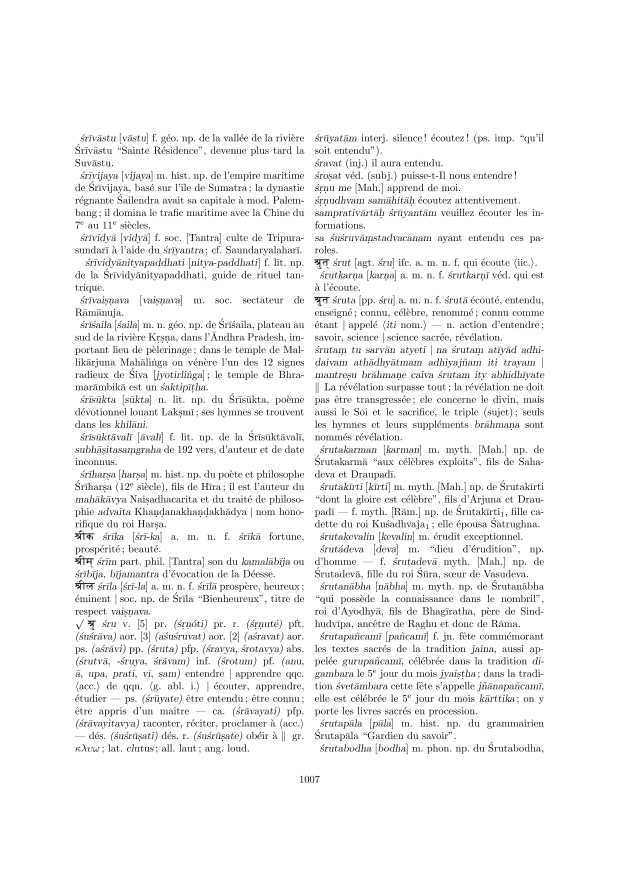
#> input picture pages/page_1009.png, 2481 x 3508 px (shown at 1/4 size)
$ python -i pdfExtractorHybrid.py   (imports and definitions only)
#> lines starting #> are read from the running program, lines starting #| are printed output that depends on the picture
#> further down, picture is the input picture: shape (3508, 2481, 3); min 0, max 255, mean 243.3
"""
Hybrid Sanskrit Dictionary Extractor
- Uses Google Cloud Vision for OCR (fast, perfect IAST)
- Post-processes to add Devanagari transliteration to headwords
"""

from google.cloud import vision
from PIL import Image
from indic_transliteration import sanscript
from indic_transliteration.sanscript import transliterate
import cv2
import numpy as np
import io
import os
import re


def preprocess_for_ocr(pil_image, scale=2):
    """
    Preprocess image to improve OCR of subscripts and small diacritics.
    Similar to Tesseract preprocessing but lighter for Google Vision.
    """
#> called with scale = 2
    # Convert PIL to OpenCV
    cv_image = cv2.cvtColor(np.array(pil_image), cv2.COLOR_RGB2BGR)

    # Upscale to help small glyphs (subscripts, diacritics)
    enlarged = cv2.resize(cv_image, None, fx=scale, fy=scale, interpolation=cv2.INTER_CUBIC)

    # Convert to grayscale
    gray = cv2.cvtColor(enlarged, cv2.COLOR_BGR2GRAY)
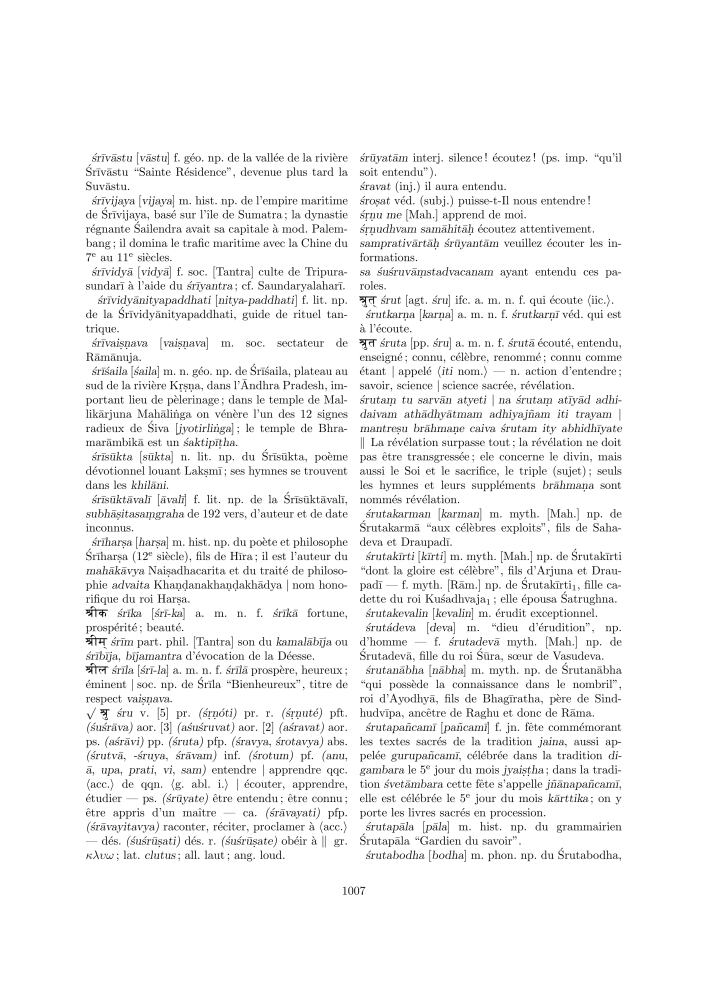
#> gray: shape (7016, 4962) (shown at 1/7 size); min 0, max 255, mean 243.1

    # Local contrast boost (CLAHE) for faint text
    clahe = cv2.createCLAHE(clipLimit=2.0, tileGridSize=(8, 8))
    gray = clahe.apply(gray)

    # Sharpen to make thin strokes more distinct
    blurred = cv2.GaussianBlur(gray, (0, 0), 1.0)
    sharpened = cv2.addWeighted(gray, 1.5, blurred, -0.5, 0)

    # Convert back to RGB for Google Vision
    result = cv2.cvtColor(sharpened, cv2.COLOR_GRAY2RGB)
    return Image.fromarray(result)


# [36 lines left out: function extract_text_from_columns, not called in this run]


def iast_to_devanagari(iast_text):
    """Convert IAST text to Devanagari."""
    return transliterate(iast_text, sanscript.IAST, sanscript.DEVANAGARI)


# [170 lines left out: functions fix_subscripts_and_symbols, add_devanagari_to_headwords, extract_and_process_page, extract_text_from_images, not called in this run]


# [30 lines not run here, left out]

>>> import cv2
>>> picture = cv2.cvtColor(cv2.imread('pages/page_1009.png'), cv2.COLOR_BGR2RGB)
>>> result = preprocess_for_ocr(picture)

$ run again, on pages/page_1057.png
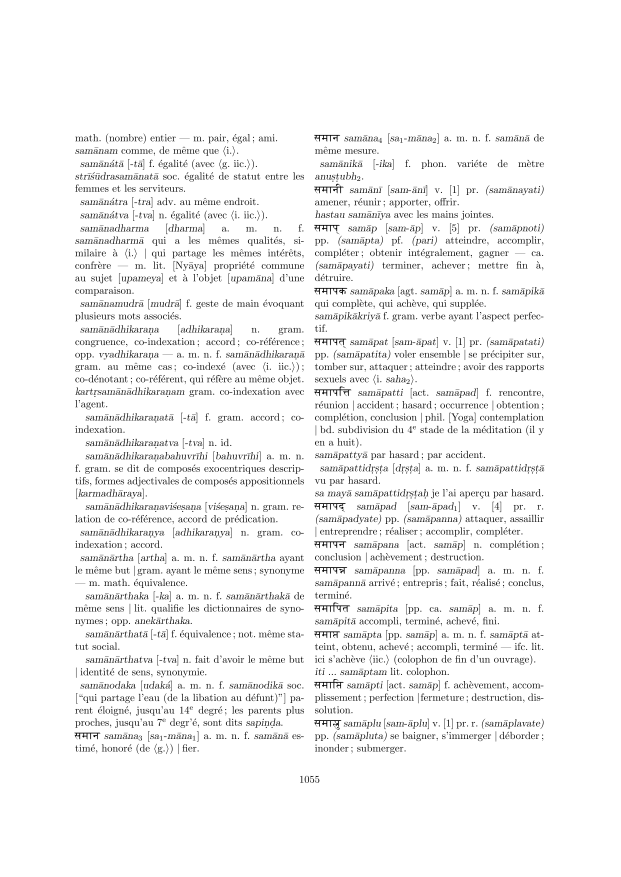
#> input picture pages/page_1057.png, 2481 x 3508 px (shown at 1/4 size)
#> picture is the input picture: shape (3508, 2481, 3); min 0, max 255, mean 244.2
#> in preprocess_for_ocr, `gray = cv2.cvtColor(enlarged, cv2.COLOR_BGR2GRAY)`:
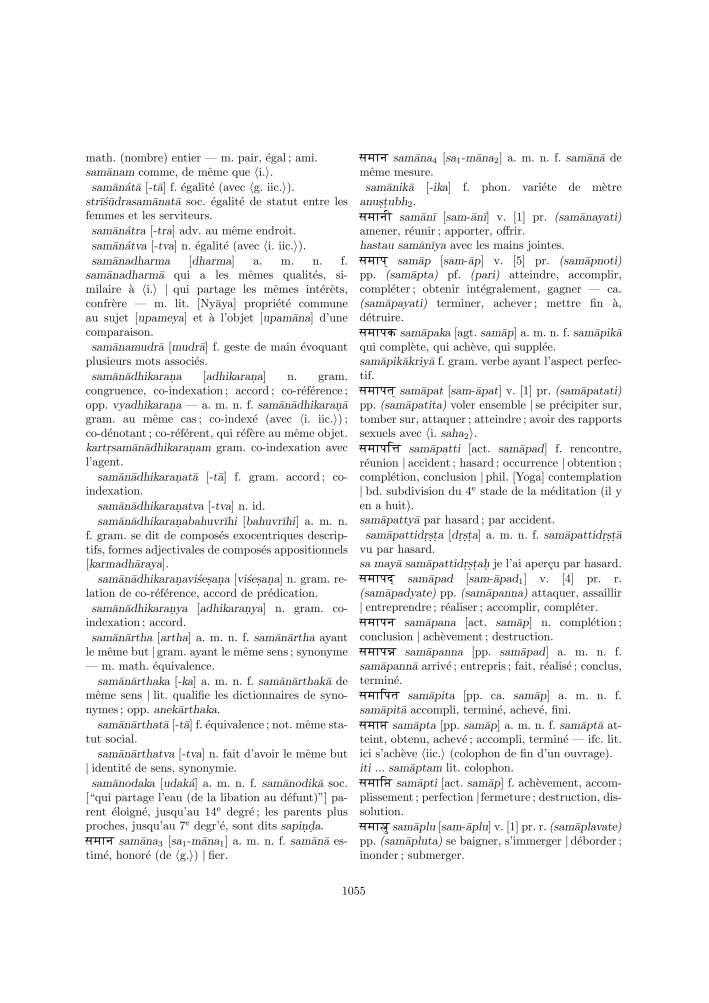
#> gray: shape (7016, 4962) (shown at 1/7 size); min 0, max 255, mean 244
